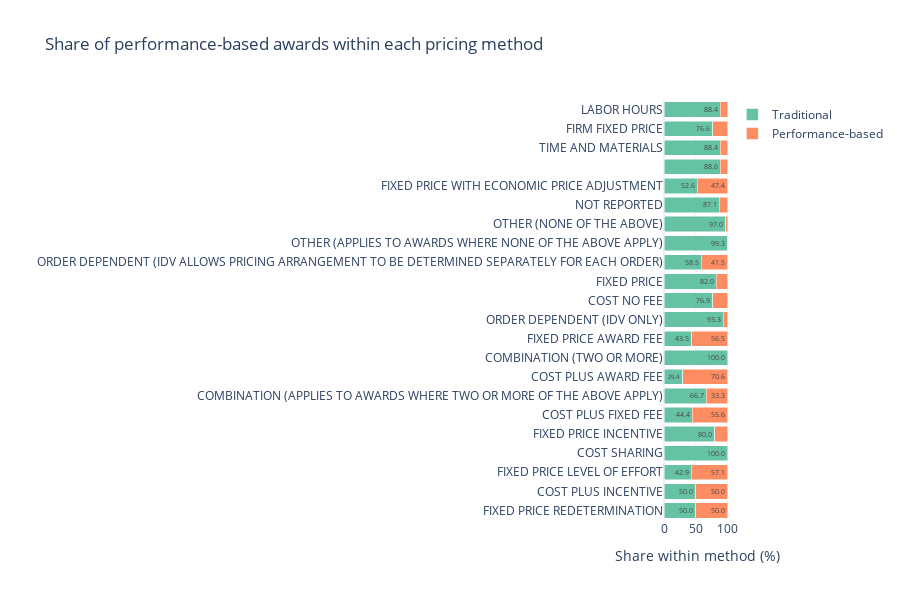

The notebook cell this image was saved under:
### Markdown cell above
## Contract pricing mix

### Code cell
pricing_mix_df = compute_pricing_mix(contracts_df)
pricing_plot_df = pricing_mix_df.copy()
pricing_plot_df['group'] = pricing_plot_df['is_performance_based'].map({True: 'Performance-based', False: 'Traditional'})
pricing_plot_df['share_pct'] = pricing_plot_df['share_within_pricing'] * 100

# Wrap long pricing method names for readability
def wrap_label(text, width=30):
    return textwrap.fill(text, width=width)

pricing_plot_df['pricing_label'] = pricing_plot_df['type_of_contract_pricing'].apply(wrap_label)

fig = px.bar(
    pricing_plot_df,
    y='pricing_label',
    x='share_pct',
    color='group',
    barmode='stack',
    text_auto='.1f',
    orientation='h',
    title='Share of performance-based awards within each pricing method',
    labels={'pricing_label': '', 'share_pct': 'Share within method (%)', 'group': ''},
)
fig.update_layout(height=600, yaxis_autorange="reversed", margin=dict(l=250))
fig.show()

### Figure 1 — Plotly figure (JSON) as saved in the notebook; plotly's stock layout.template omitted (floating-point values rounded to 4 significant figures)
{"data": [{"hovertemplate": "=%{y}<br>Share within method (%)=%{x}<extra></extra>", "legendgroup": "Traditional", "marker": {"color": "rgb(102,194,165)", "pattern": {"shape": ""}}, "name": "Traditional", "orientation": "h", "showlegend": true, "textposition": "auto", "texttemplate": "%{x:.1f}", "type": "bar", "x": [88.44, 76.58, 88.35, 88.64, 52.59, 87.14, 96.95, 99.3, 58.49, 81.97, 76.92, 93.33, 43.48, 100.0, 29.41, 66.67, 44.44, 80.0, 100.0, 42.86, 50.0, 50.0], "xaxis": "x", "y": ["LABOR HOURS", "FIRM FIXED PRICE", "TIME AND MATERIALS", "", "FIXED PRICE WITH ECONOMIC\nPRICE ADJUSTMENT", "NOT REPORTED", "OTHER (NONE OF THE ABOVE)", "OTHER (APPLIES TO AWARDS WHERE\nNONE OF THE ABOVE APPLY)", "ORDER DEPENDENT (IDV ALLOWS\nPRICING ARRANGEMENT TO BE\nDETERMINED SEPARATELY FOR EACH\nORDER)", "FIXED PRICE", "COST NO FEE", "ORDER DEPENDENT (IDV ONLY)", "FIXED PRICE AWARD FEE", "COMBINATION (TWO OR MORE)", "COST PLUS AWARD FEE", "COMBINATION (APPLIES TO AWARDS\nWHERE TWO OR MORE OF THE ABOVE\nAPPLY)", "COST PLUS FIXED FEE", "FIXED PRICE INCENTIVE", "COST SHARING", "FIXED PRICE LEVEL OF EFFORT", "COST PLUS INCENTIVE", "FIXED PRICE REDETERMINATION"], "yaxis": "y"}, {"hovertemplate": "=%{y}<br>Share within method (%)=%{x}<extra></extra>", "legendgroup": "Performance-based", "marker": {"color": "rgb(252,141,98)", "pattern": {"shape": ""}}, "name": "Performance-based", "orientation": "h", "showlegend": true, "textposition": "auto", "texttemplate": "%{x:.1f}", "type": "bar", "x": [23.42, 11.56, 11.65, 47.41, 11.36, 41.51, 12.86, 56.52, 70.59, 18.03, 23.08, 3.049, 55.56, 57.14, 33.33, 50.0, 20.0, 50.0, 0.7042, 6.667], "xaxis": "x", "y": ["FIRM FIXED PRICE", "LABOR HOURS", "TIME AND MATERIALS", "FIXED PRICE WITH ECONOMIC\nPRICE ADJUSTMENT", "", "ORDER DEPENDENT (IDV ALLOWS\nPRICING ARRANGEMENT TO BE\nDETERMINED SEPARATELY FOR EACH\nORDER)", "NOT REPORTED", "FIXED PRICE AWARD FEE", "COST PLUS AWARD FEE", "FIXED PRICE", "COST NO FEE", "OTHER (NONE OF THE ABOVE)", "COST PLUS FIXED FEE", "FIXED PRICE LEVEL OF EFFORT", "COMBINATION (APPLIES TO AWARDS\nWHERE TWO OR MORE OF THE ABOVE\nAPPLY)", "FIXED PRICE REDETERMINATION", "FIXED PRICE INCENTIVE", "COST PLUS INCENTIVE", "OTHER (APPLIES TO AWARDS WHERE\nNONE OF THE ABOVE APPLY)", "ORDER DEPENDENT (IDV ONLY)"], "yaxis": "y"}], "layout": {"barmode": "stack", "height": 600, "legend": {"title": {"text": ""}, "tracegroupgap": 0}, "margin": {"l": 250}, "title": {"text": "Share of performance-based awards within each pricing method"}, "xaxis": {"anchor": "y", "domain": [0, 1], "title": {"text": "Share within method (%)"}}, "yaxis": {"anchor": "x", "autorange": "reversed", "domain": [0, 1], "title": {"text": ""}}}}
